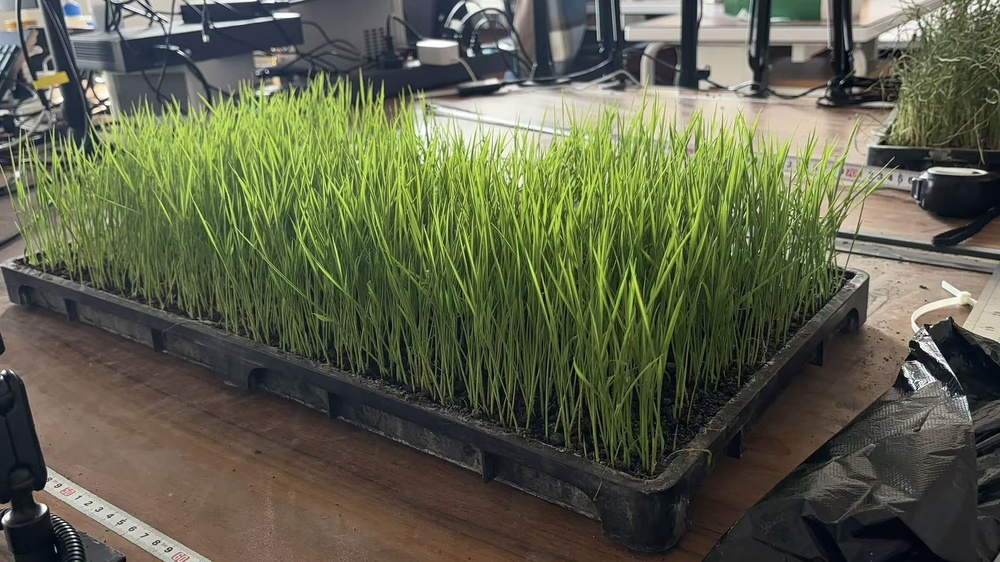
#> input picture examples/05326183d61de44fd383957c6d7396f6.jpg, 1000 x 562 px, shrunk from 2276 x 1280 before the run
$ python -i segmentation.py   (imports and definitions only)
#> lines starting #> are read from the running program, lines starting #| are printed output that depends on the picture; after the words box and inside, x2 and y2 are one past the last pixel; in counts of white or black regions, pixels touching at a corner belong together
# -*- coding: utf-8 -*-

"""
图像分割模块

本模块仅使用传统图像处理方法，包括 HSV 阈值分割、ExG 绿色增强、
形态学处理和连通域过滤，不包含深度学习模型或生成式 AI。
"""

from dataclasses import dataclass
from typing import Literal

import cv2
import numpy as np


SegmentationMethod = Literal["HSV", "ExG", "HSV+ExG"]


@dataclass
class SegmentationConfig:
    """秧苗区域分割参数"""

    hsv_lower: tuple[int, int, int] = (35, 40, 40)
    hsv_upper: tuple[int, int, int] = (85, 255, 255)
    exg_threshold: int = 30
    min_area: int = 300
    kernel_size: int = 5
    method: SegmentationMethod = "HSV"


@dataclass
class SegmentationResult:
    """秧苗区域分割结果"""

    success: bool
    mask: np.ndarray
    overlay: np.ndarray
    bbox: tuple[int, int, int, int]
    valid_area_px: int
    plant_area_px: int
    message: str


class SeedlingSegmenter:
    """水稻秧苗绿色区域分割器"""

    def segment(
        self,
        image_rgb: np.ndarray,
        config: SegmentationConfig | None = None,
    ) -> SegmentationResult:
        """
        对输入 RGB 图像进行秧苗区域分割。

        Parameters
        ----------
        image_rgb:
            RGB 格式图像，shape 为 H x W x 3。
        config:
            分割配置。

        Returns
        -------
        SegmentationResult
            分割结果。
        """

        if config is None:
            config = SegmentationConfig()

        self._validate_image(image_rgb)

        height, width = image_rgb.shape[:2]
        valid_area_px = int(height * width)

        hsv_mask = self._segment_by_hsv(image_rgb, config)
        exg_mask = self._segment_by_exg(image_rgb, config)

        if config.method == "HSV":
            raw_mask = hsv_mask
        elif config.method == "ExG":
            raw_mask = exg_mask
        elif config.method == "HSV+ExG":
            raw_mask = cv2.bitwise_and(hsv_mask, exg_mask)
        else:
            raise ValueError(f"不支持的分割方法：{config.method}")

        processed_mask = self._post_process_mask(raw_mask, config)

        plant_area_px = int(np.count_nonzero(processed_mask))

        if plant_area_px == 0:
            empty_overlay = image_rgb.copy()
            return SegmentationResult(
                success=False,
                mask=processed_mask,
                overlay=empty_overlay,
                bbox=(0, 0, 0, 0),
                valid_area_px=valid_area_px,
                plant_area_px=0,
                message="未检测到有效绿色秧苗区域，请调整阈值或检查图像。"
            )

        bbox = self._compute_bbox(processed_mask)
        overlay = self._create_overlay(image_rgb, processed_mask)

        return SegmentationResult(
            success=True,
            mask=processed_mask,
            overlay=overlay,
            bbox=bbox,
            valid_area_px=valid_area_px,
            plant_area_px=plant_area_px,
            message="分割完成。"
        )

    @staticmethod
    def _validate_image(image_rgb: np.ndarray) -> None:
        if image_rgb is None:
            raise ValueError("输入图像为空。")

        if not isinstance(image_rgb, np.ndarray):
            raise TypeError("输入图像必须为 numpy.ndarray。")

        if image_rgb.ndim != 3 or image_rgb.shape[2] != 3:
            raise ValueError("输入图像必须为 RGB 三通道图像。")

        if image_rgb.dtype != np.uint8:
            raise ValueError("输入图像数据类型必须为 uint8。")

    @staticmethod
    def _segment_by_hsv(image_rgb: np.ndarray, config: SegmentationConfig) -> np.ndarray:
        hsv_image = cv2.cvtColor(image_rgb, cv2.COLOR_RGB2HSV)

        lower = np.array(config.hsv_lower, dtype=np.uint8)
        upper = np.array(config.hsv_upper, dtype=np.uint8)

        mask = cv2.inRange(hsv_image, lower, upper)
        return mask

    @staticmethod
    def _segment_by_exg(image_rgb: np.ndarray, config: SegmentationConfig) -> np.ndarray:
        image_float = image_rgb.astype(np.float32)

        r = image_float[:, :, 0]
        g = image_float[:, :, 1]
        b = image_float[:, :, 2]

        exg = 2 * g - r - b

        exg_min = float(np.min(exg))
        exg_max = float(np.max(exg))

        if exg_max - exg_min < 1e-6:
            exg_norm = np.zeros_like(exg, dtype=np.uint8)
        else:
            exg_norm = ((exg - exg_min) / (exg_max - exg_min) * 255).astype(np.uint8)

        _, mask = cv2.threshold(
            exg_norm,
            config.exg_threshold,
            255,
            cv2.THRESH_BINARY,
        )

        return mask

    @staticmethod
    def _post_process_mask(mask: np.ndarray, config: SegmentationConfig) -> np.ndarray:
        kernel_size = max(int(config.kernel_size), 1)

        if kernel_size % 2 == 0:
            kernel_size += 1

        kernel = np.ones((kernel_size, kernel_size), dtype=np.uint8)

        cleaned = cv2.morphologyEx(mask, cv2.MORPH_OPEN, kernel)
        cleaned = cv2.morphologyEx(cleaned, cv2.MORPH_CLOSE, kernel)

        filtered = SeedlingSegmenter._filter_small_components(
            cleaned,
            min_area=max(int(config.min_area), 1),
        )

        return filtered

    @staticmethod
    def _filter_small_components(mask: np.ndarray, min_area: int) -> np.ndarray:
        num_labels, labels, stats, _ = cv2.connectedComponentsWithStats(
            mask,
            connectivity=8,
        )

        output = np.zeros_like(mask, dtype=np.uint8)

        for label_index in range(1, num_labels):
            area = stats[label_index, cv2.CC_STAT_AREA]

            if area >= min_area:
                output[labels == label_index] = 255

        return output

    @staticmethod
    def _compute_bbox(mask: np.ndarray) -> tuple[int, int, int, int]:
        coords = cv2.findNonZero(mask)

        if coords is None:
            return 0, 0, 0, 0

        x, y, w, h = cv2.boundingRect(coords)
        return int(x), int(y), int(w), int(h)

    @staticmethod
    def _create_overlay(image_rgb: np.ndarray, mask: np.ndarray) -> np.ndarray:
        overlay = image_rgb.copy()

        green_layer = np.zeros_like(image_rgb, dtype=np.uint8)
        green_layer[:, :, 1] = 255

        mask_bool = mask > 0

        overlay[mask_bool] = cv2.addWeighted(
            image_rgb[mask_bool],
            0.65,
            green_layer[mask_bool],
            0.35,
            0,
        )

        return overlay

>>> import cv2
>>> picture = cv2.cvtColor(cv2.imread('../../../examples/05326183d61de44fd383957c6d7396f6.jpg'), cv2.COLOR_BGR2RGB)
>>> result = SeedlingSegmenter().segment(picture)
#> in _segment_by_exg, `b = image_float[:, :, 2]`:
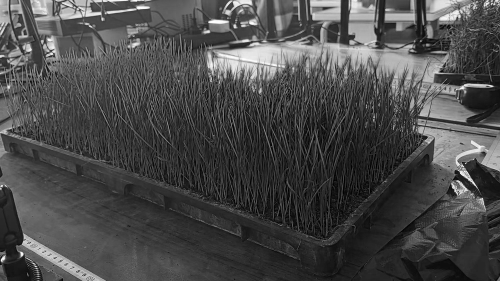
#> b: shape (562, 1000) float32 (shown at 1/2 size); min 0, max 255, mean 73.9
#> in _segment_by_exg, `exg = 2 * g - r - b`:
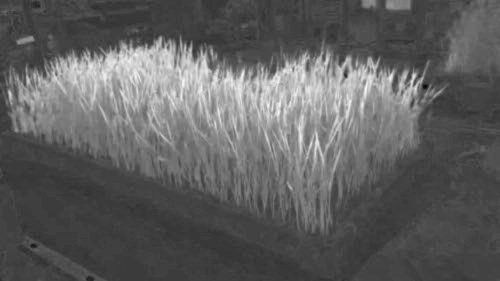
#> exg: shape (562, 1000) float32 (shown at 1/2 size); min -65, max 176, mean 25.5; drawn with min black and max white
#> in _segment_by_exg, `exg_min = float(np.min(exg))`: exg_min = -65
#> in _segment_by_exg, `exg_max = float(np.max(exg))`: exg_max = 176
#> in _segment_by_exg, `_, mask = cv2.threshold( exg_norm, config.exg_threshold, 255, cv2.THRE..`:
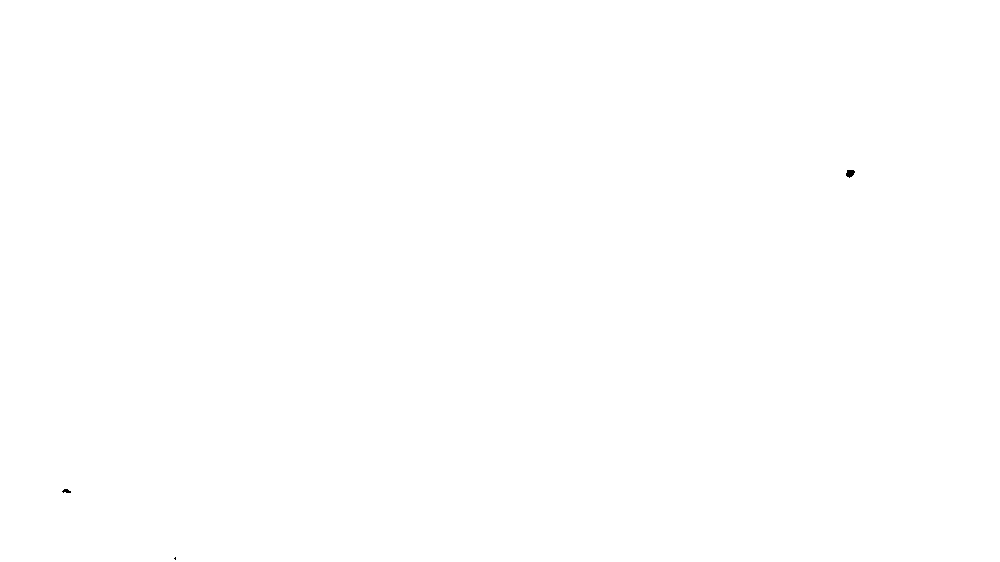
#> mask: shape (562, 1000); 100% white; 3 black regions (1 under 20 px), largest, box (x1, y1, x2, y2) and area: (846, 170, 855, 178) 52, (62, 489, 71, 493) 25
#> in _filter_small_components, `num_labels, labels, stats, _ = cv2.connectedComponentsWithStats( mask,..`:
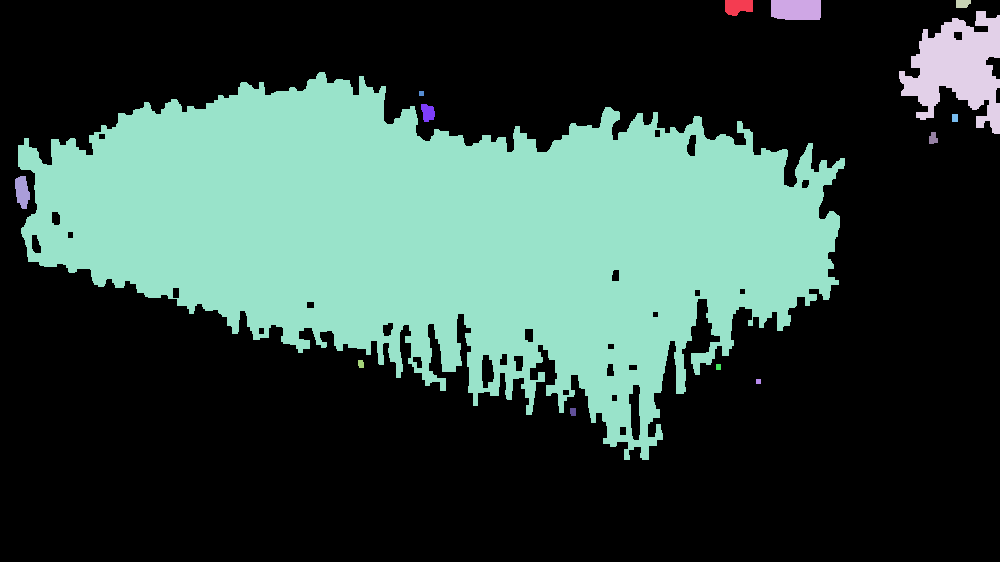
#> labels: shape (562, 1000) int32; 15 distinct labels, from 0 to 14; one colour per label, 0 black
#> in _filter_small_components, `num_labels, labels, stats, _ = cv2.connectedComponentsWithStats( mask,..`: num_labels = 15; stats = 15 rows, first 6: [0, 0, 1000, 562, 378772], [725, 0, 28, 16, 369], [771, 0, 50, 20, 975], [956, 0, 15, 8, 108], [899, 11, 101, 123, 6951], [18, 72, 827, 388, 173969]
#> the loop in _filter_small_components, `for label_index in range(1, num_labels):` made 14 passes
#> area on passes 1 to 8: 369, 975, 108, 6951, 173969, 25, 192, 48
#> after the loop in _filter_small_components, `for label_index in range(1, num_labels):`:
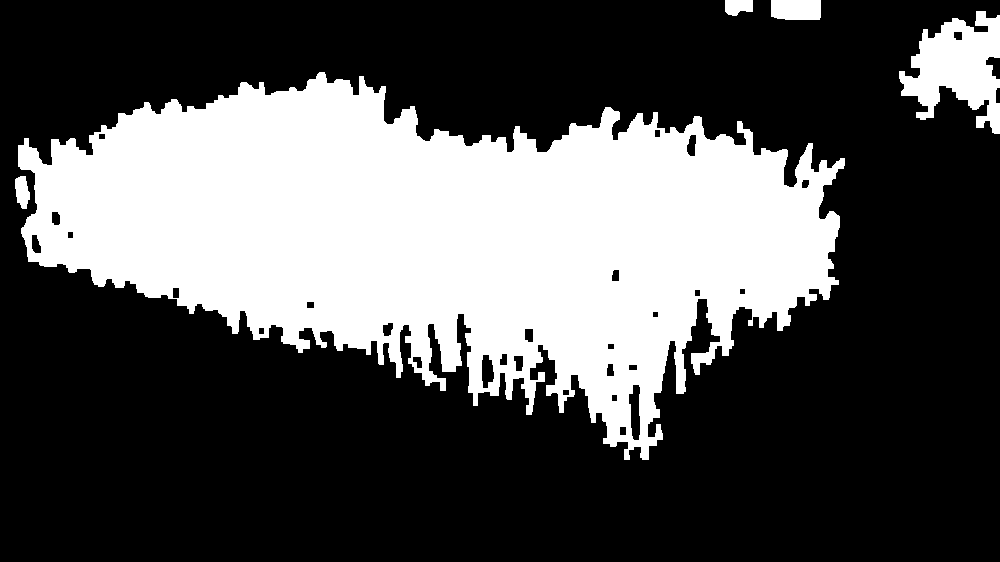
#> output: shape (562, 1000); 32.5% white; 5 white regions, box (x1, y1, x2, y2) and area: (18, 72, 845, 460) 173969, (899, 11, 1000, 134) 6951, (771, 0, 821, 20) 975, (725, 0, 753, 16) 369, (15, 176, 30, 209) 362
#> in segment, `plant_area_px = int(np.count_nonzero(processed_mask))`: plant_area_px = 182626
#> in _compute_bbox, `coords = cv2.findNonZero(mask)`: coords = contour of 182626 points, box (x1, y1, x2, y2) (15, 0, 1000, 460), area 51252
#> in _compute_bbox, `x, y, w, h = cv2.boundingRect(coords)`: x = 15; y = 0; w = 985; h = 460
#> in segment, `bbox = self._compute_bbox(processed_mask)`: bbox = (15, 0, 985, 460)
#> in _create_overlay, `overlay[mask_bool] = cv2.addWeighted( image_rgb[mask_bool], 0.65, gree..`:
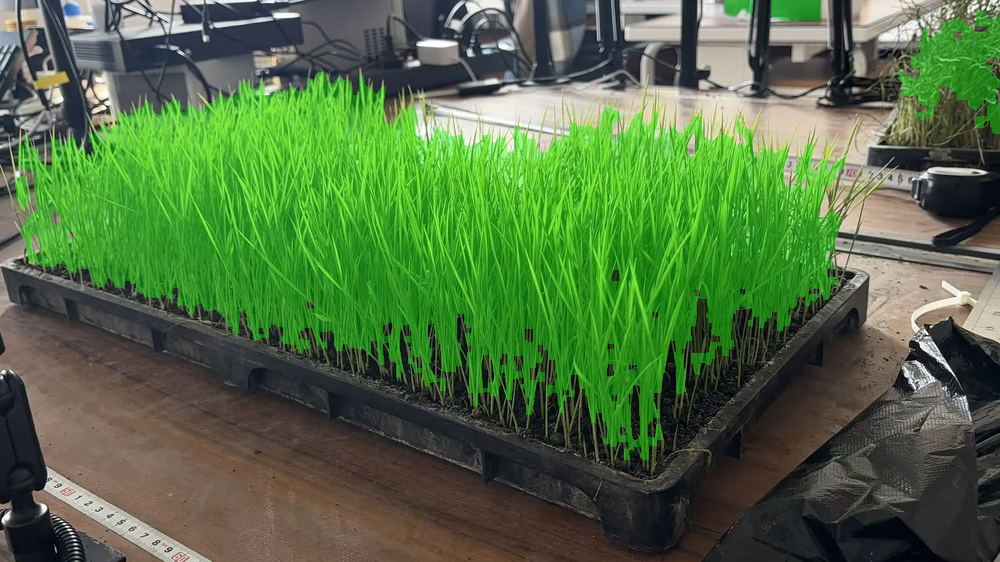
#> overlay: shape (562, 1000, 3); mean R, G, B 81.1, 111.4, 66.7

$ run again, on examples/139e2e5ba0e4362da48ddbe24dad8fad.jpg
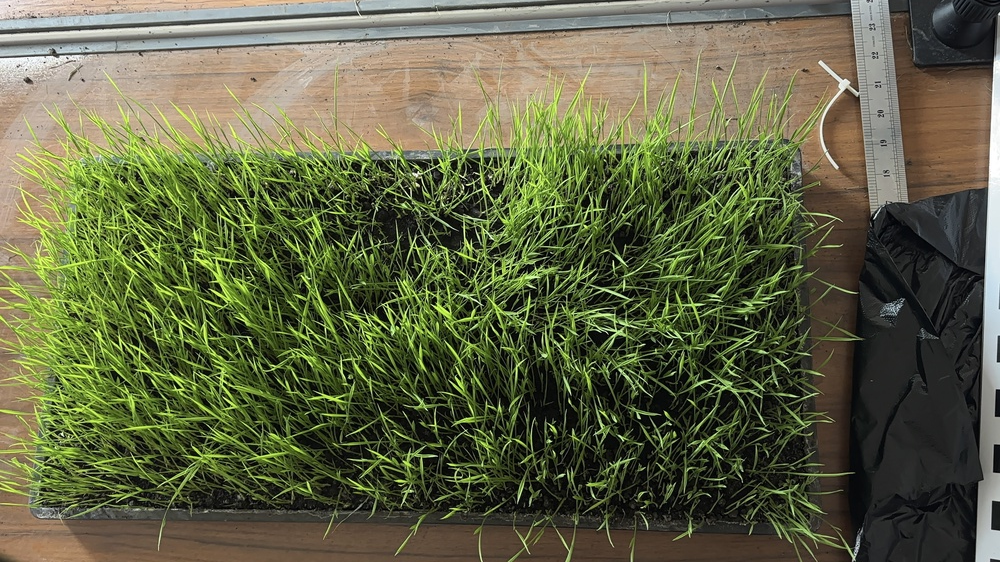
#> input picture examples/139e2e5ba0e4362da48ddbe24dad8fad.jpg, 1000 x 562 px, shrunk from 3840 x 2160 before the run
#> hsv_image: shape (562, 1000, 3); mean H, S, V 39.4, 102.1, 105.6
#> exg_min = -24
#> exg_max = 218
#> labels: shape (562, 1000) int32; 130 distinct labels, from 0 to 129
#> num_labels = 130; stats = 130 rows, first 6: [0, 0, 1000, 562, 424776], [716, 99, 6, 9, 53], [13, 102, 799, 407, 122490], [748, 102, 10, 13, 96], [487, 112, 7, 10, 60], [711, 113, 5, 6, 30]
#> the loop in _filter_small_components, `for label_index in range(1, num_labels):` made 129 passes
#> area on passes 1 to 8: 53, 122490, 96, 60, 30, 95, 30, 71
#> after the loop in _filter_small_components, `for label_index in range(1, num_labels):`:
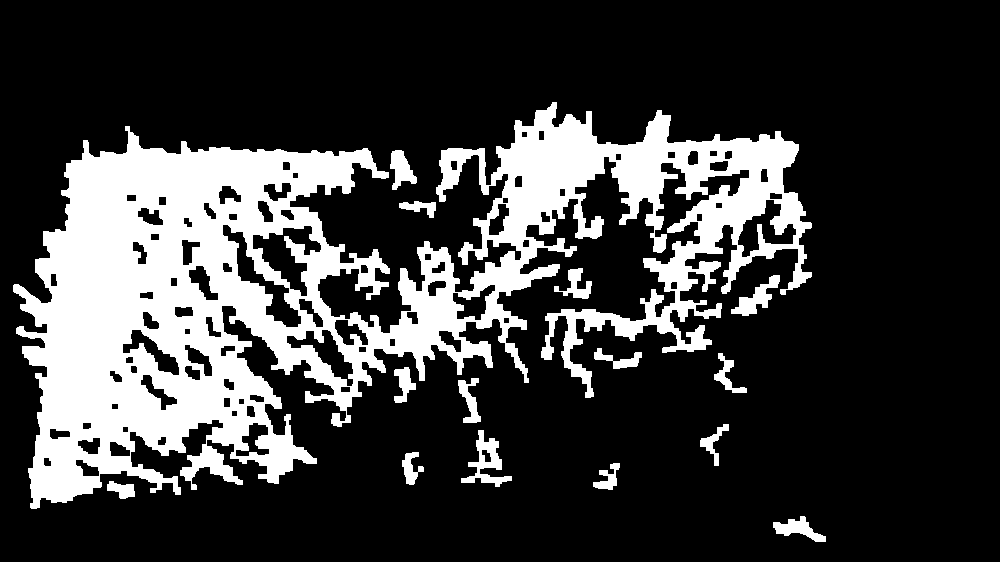
#> output: shape (562, 1000); 23% white; 15 white regions, largest, box (x1, y1, x2, y2) and area: (13, 102, 812, 509) 122490, (461, 430, 512, 487) 1007, (731, 275, 780, 316) 762
#> plant_area_px = 129463
#> coords = contour of 129463 points, box (x1, y1, x2, y2) (13, 102, 826, 542), area 122840
#> x = 13; y = 102; w = 813; h = 440
#> bbox = (13, 102, 813, 440)
#> in _create_overlay, `overlay[mask_bool] = cv2.addWeighted( image_rgb[mask_bool], 0.65, gree..`:
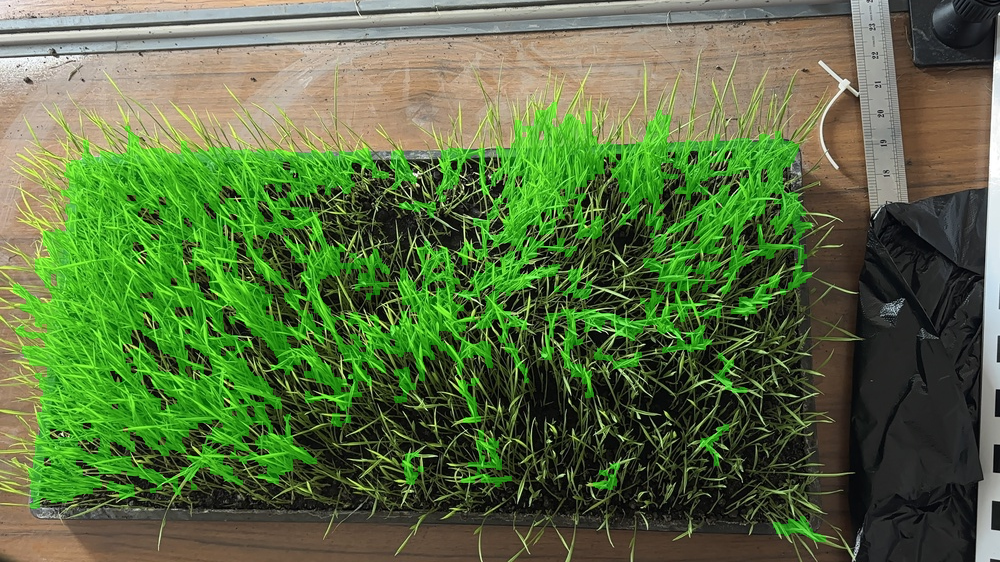
#> overlay: shape (562, 1000, 3); mean R, G, B 88.4, 110.5, 64.5
